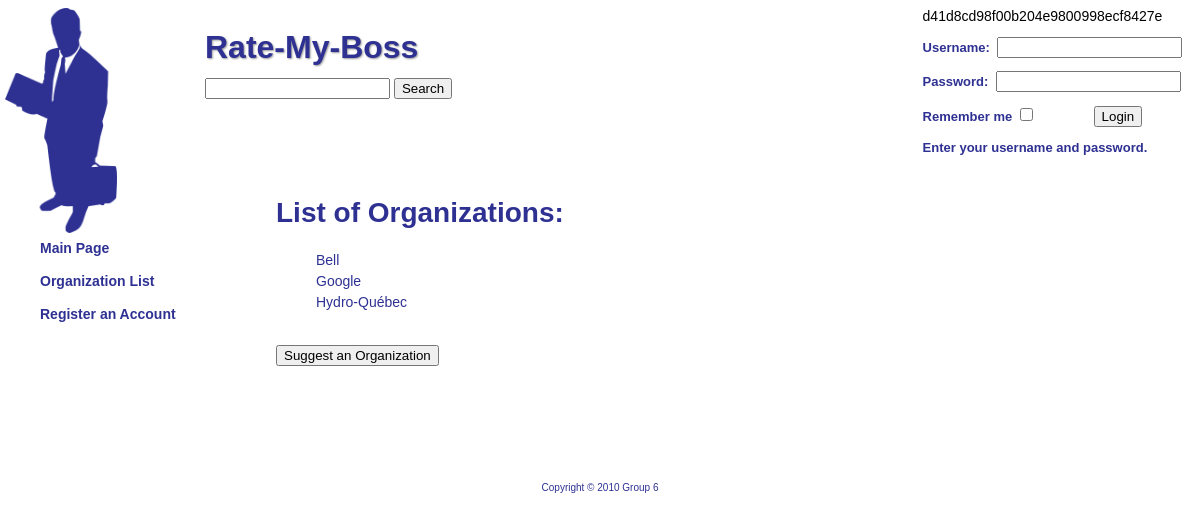
Page /index.php?page=organization on the earlier database version.
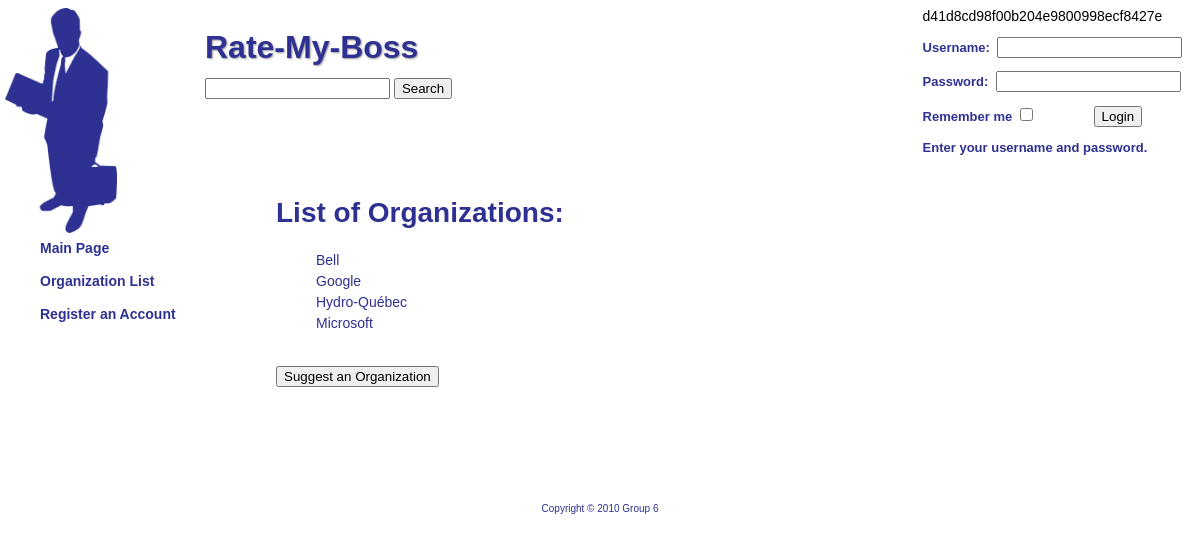
Same page on the later database version.
### tables this page shows
create table organization
(
orgId INT NOT NULL AUTO_INCREMENT,
name VARCHAR(40) NOT NULL,
industryType VARCHAR(40) NOT NULL,
city VARCHAR(40) NOT NULL,
province VARCHAR(40) NOT NULL,
website VARCHAR(40),
numberofEmployees INT,
isPending INT NOT NULL,
PRIMARY KEY (orgId)
);

### php/pages.php (called while the page is built, shortened)
<?php
$pageArray = array(
	"organization" => "../php/pages/organization.php",
	"evaluation" => "../php/pages/evaluation.php",
	"document" => "../php/pages/document.php",
	"supervisor" => "../php/pages/supervisor.php",
	"business" => "../php/pages/business.php",
	"suggestorg" => "../php/pages/suggestorg.php",
	"suggestsuper" => "../php/pages/suggestsuper.php",
	"organizationid" => "../php/pages/organizationid.php",
	"evaluationid" => "../php/pages/evaluationid.php",
	"documentid" => "../php/pages/documentid.php",
	"supervisorid" => "../php/pages/supervisorid.php",
	"ratingform" => "../php/pages/ratingform.php",
);
switch ($usertype) {
default:
	$pageArray["register"] = "../php/pages/register.php";
	break;
}
?>

### php/pages/organization.php (the view, shortened to what this page needs)
<div class="main">
<h2> List of Organizations:</h2>
<ul class="listing">
<?php
$query = "SELECT * FROM organization WHERE NOT isPending";
$result = mysql_query($query);
while($row = mysql_fetch_array($result))
{
    echo "<li>
    <a href='index.php?page=organization&id=${row[orgId]}'>
    {$row[name]}
    </a>
    </li>";
}
echo "
</ul>
<br />
<a href='index.php?page=suggestorg'><button type='button'>Suggest an Organization</button></a> <br />
<br />
";
?>
</div>

### php/header.php (shortened to what this page needs)
<!DOCTYPE html PUBLIC "-//W3C//DTD XHTML 1.0 Strict//EN"
"http://www.w3.org/TR/xhtml1/DTD/xhtml1-strict.dtd">
<html xmlns="http://www.w3.org/1999/xhtml">
<head>
	<link rel="stylesheet" href="style.css" type="text/css" />
</head>
<body>
	<div class="header">
		<img src="images/logo.png" alt="RMB Logo" height=225px/>
		<h1><a href="index.php">Rate-My-Boss</a></h1>
	</div>

### php/login.php (shortened to what this page needs)
	<div class="login">
<?php
include "../php/checklogin.php";
if ( !isset($_SESSION["username"]) ) {
	echo("		<form action='' method='post'>\n");
	echo("			<p>Username:&nbsp;&nbsp;<input class='loginbox' type='text' name='username' /></p>\n");
	echo("			<p>Password:&nbsp;&nbsp;<input class='loginbox' type='password' name='password' /></p>\n");
	echo("			<p>Remember me&nbsp;<input type='checkbox' name='remember' />\n");
	echo("			<input type='submit' name='sublogin' value='Login' /></p>\n");
	echo("		</form>\n");
	switch ($_SESSION["error"]) {
	case 0:
		echo("	<p>Enter your username and password.</p>\n");
		break;
	}
}
else {
	echo("	<p>Welcome <strong>{$_SESSION['username']}</strong> (<a href='logout.php'>logout</a>)</p>\n");
}
?>
	</div>

### php/checklogin.php (shortened to what this page needs)
<?php
$password = md5($_POST["password"]);
echo $password;
?>

### php/searchbox.php
<div class="search">
	<form action="" method="post">
		<input class="searchbox" /> <input type="submit" name="subsearch" value="Search" />
	</form>
</div>

### www/index.php (shortened to what this page needs)
<?php
include("../php/header.php");
include("../php/login.php");
include("../php/searchbox.php");
include("../php/pages.php");
if(isset($_GET["page"])) {
	if(array_key_exists($_GET["page"], $pageArray)) {
		if(isset($_GET["id"])) {
			include($pageArray[$_GET["page"]."id"]);
		} else {
			include($pageArray[$_GET["page"]]);
		}
	}
}
include("../php/menu.php");
include("../php/footer.php");
?>

### php/menu.php (shortened to what this page needs)
	<div class="menu">
		<ul>
<?php
print "			<li><strong><a href=index.php?>Main Page</a></strong></li>\n";
print "			<li><strong><a href=index.php?page=organization>Organization List</a></strong></li>\n";
if (isset($pageArray["register"])) {
	print "			<li><strong><a href=index.php?page=register>Register an Account</a></strong></li>\n";
}
?>
		</ul>
	</div>

### php/footer.php
	<div class="footer">
		<p>Copyright &copy; <?php echo date("Y")?> Group 6</p>
	</div>
</body>
</html>

### www/style.css (style rules this page uses)
body { font-family: Helvetica, Arial, sans-serif; font-size: 14px; color: #000000; }
h1 { font-size: 18px; font-weight: bold; color: #2E3192; text-align: center; }
h2 { font-size: 2em; color: #2E3192; }
strong { font-weight: bold; }
a { color: #2E3192; text-decoration: none; }
.header { position: absolute; height: 110px; left: 5px; right: 200px; z-index:-1 }
.header h1 { position: absolute; top: 0px; left: 200px; text-shadow: 1px 1px 2px #999999; font-size: 32px; font-weight: bold; color: #2E3192; font-family: inherit; }
.login { float: right; top: 0px; left: 500px; margin-right: 10px; margin-top:0px; z-index:5; }
.login p { font-size: 13px; font-weight: bold; color: #2E3192; }
.search { position: relative; top: 70px; left: 197px; z-index:2; overflow-x:hidden; }
.menu { position: absolute; top: 220px; left: 0px; line-height: 200%; font-size: 14px; color: #2E3192; }
.main { margin-top: 168px; margin-left: 268px; margin-right: 50px; }
ul { list-style: none; }
li { padding-bottom: 5px; }
.footer { font-size: 10px; text-align: center; margin-top: 100px; margin-bottom: 50px; color: #2E3192; }

Differences in the rows shown:
now on this page (row edited): organization: name "Microsoft"
